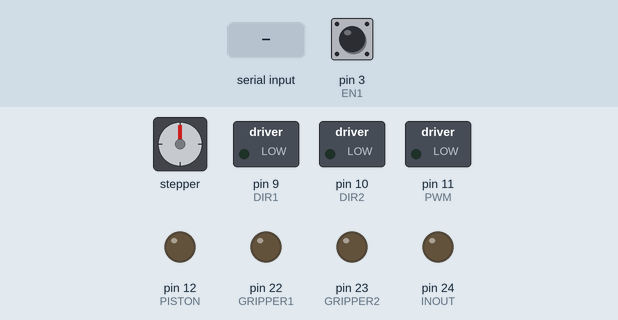
This sketch was run on a simulated Arduino Mega 2560, built with avr-gcc and run on an emulated ATmega2560. Shown: stepper motor, switched loads named in the sketch (green lamp = pin HIGH), output pins drawn as LEDs (lit = HIGH). Wiring (inferred from the names in the program): stepper motor driver (6400 steps per turn assumed): step pin 6; direction pin 5. Inputs (shaded band) come from the test bench; at power-on: pin 3 (EN1) HIGH. Pins used as bus, display or sensor lines are not drawn; what the sketch prints to the serial monitor is not drawn.

Above: at 1.2 s.
1.3 s: "1" received over Serial
At 1.77 s:
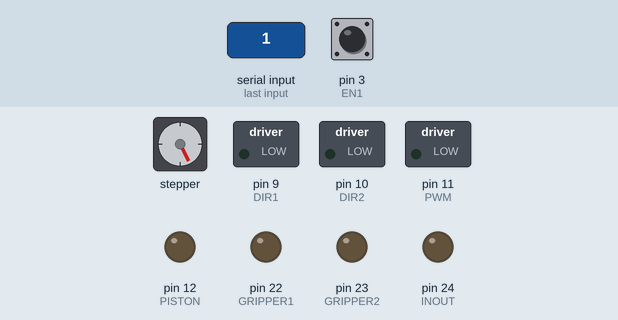
At 4.2 s:
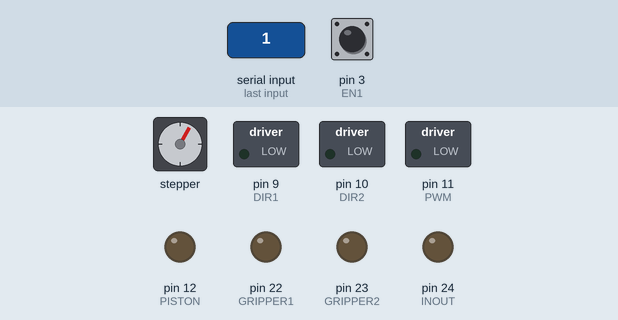
4.3 s: byte 80 ('P') received over Serial
7.3 s: "2" received over Serial
10.3 s: byte 117 ('u') received over Serial
At 12.24 s:
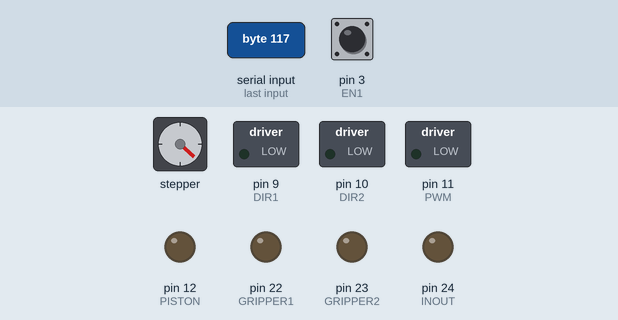
13.3 s: byte 100 ('d') received over Serial
At 13.53 s:
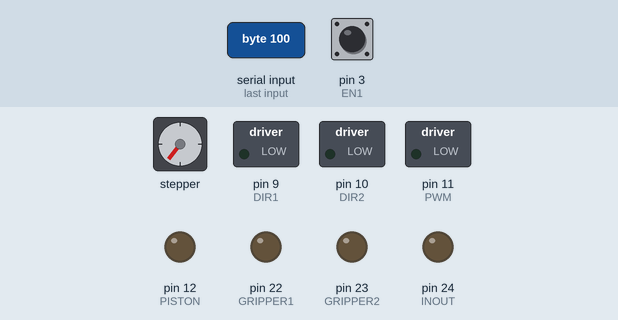
16.3 s: byte 117 ('u') received over Serial
Timing chart, 0 to 44.1 s (numbered marks = the images above; inputs shaded):
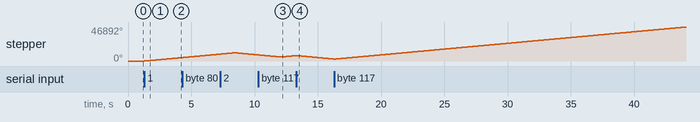

Measured:
- after the input at 1.3 s, stepper: keeps turning clockwise at about 1577°/s, starting at once

The sketch:

mech_r2_stage3.ino
```cpp
//------------------------------------------- Stepper motor pins definition -------------------------------------------------------

#define DIR 5
#define STEP 6
#define SW 2
#define GRIPPER1 22   //PISTONS USED TO OPEN AND CLOSE LAGORI GRIPPERS
#define GRIPPER2 23
#define INOUT 24      // PISTON USED TO OPEN AND CLOSE STACKING MECHANISM

///////// Others ///////////////
#define STEPS_PER_REV 6400
#define DISTANCE_PER_REV 42 //mm

//-------------------------------------------------------- LAGORI DEFINITIONS ----------------------------------------------------------

#define LAGORI1 0x01
#define LAGORI2 0x02
#define LAGORI3 0x03
#define LAGORI4 0x04
#define LAGORI5 0x05
#define PICKPOSI 0x06
#define HOMPOS 0xFF

#define LAGORI1POS 4
#define LAGORI2POS 90
#define LAGORI3POS 280
#define LAGORI4POS 470
#define LAGORI5POS 650
#define PICKPOS    770

//////////OTHERS//////////
int x = 0;
int period = 0;

bool upFlag = 0, downFlag = 0;

byte positionStacking = 0x00;

char data = 0;

//-------------------------------------------- BALL PICKING DEFINITIONS ------------------------------------------

#define DIR1 9
#define DIR2 10
#define PWM 11

#define EN1 3
#define EN2 5

#define KP 5
#define KI 2
#define KD 0

#define PISTON 12      // PISTON USED TO OPEN AND CLOSE BALL PICKING MECHANISM

///////OTHERS////////////////
int prev_error = 0;


int PID(int currentValue, int targetValue);

//char data;
volatile int count = 0;
int vel = 0;

//-------------------------------------------------- VOID SETUP --------------------------------------------------------

void setup() {
  //Serial.begin(115200);
  pinMode(EN1, INPUT_PULLUP);
  pinMode(EN2, INPUT_PULLUP);
  pinMode(DIR1, OUTPUT);
  pinMode(DIR2, OUTPUT);
  pinMode(PWM, OUTPUT);
  pinMode(PISTON, OUTPUT);
  attachInterrupt(digitalPinToInterrupt(EN1), encoder, RISING);
  pinMode(DIR, OUTPUT);
  pinMode(STEP, OUTPUT);
  pinMode(SW, INPUT_PULLUP);
  pinMode(GRIPPER1, OUTPUT);
  pinMode(GRIPPER2, OUTPUT);
  pinMode(INOUT, OUTPUT);
 Serial.begin(115200);
}
int distanceTracker = 0;

//------------------------------------------------- USE THIS ONLY TO CHECK WORKING OF THE MOTOR ... ELSE COMMENT OUT --------------------------------
/*void loop1() {
  if (Serial.available())
  {
    data = Serial.read();
  }
  if (data == '1') {
   moveDistance(10);
  }
  else if (data == '0') {
    for (int i = 0; i < STEPS_PER_REV; i++)
    {
      moveDown(10);
    }
  }
  else if (data == '2')
  {
    //    Serial.println("moving to home");
    while (digitalRead(SW) == HIGH) {
      Serial.print("Not homed");
      moveDistance(-10);
    }
    if (digitalRead(SW) == LOW) {
      Serial.print("homed");
      distanceTracker = 0;
      positionStacking = 0x00;
    }
  }

}*/

//--------------------------------------------- VOID LOOP --------------------------------------------

void loop() {

  if (Serial.available()) {
    data = Serial.read();
  }
  if (data == '1') {
    positionStacking = LAGORI1;
  }
  else if (data == '2') {
    positionStacking = LAGORI2;
  }
  else if (data == '3') {
    positionStacking = LAGORI3;
  }
  else if (data == '4') {
    positionStacking = LAGORI4;
  }
  else if (data == '5') {
    positionStacking = LAGORI5;
  }
  else if (data == '0') {
    positionStacking = 0x80;
  }
  else if (data == '7') {
    openGripper();
  }
  else if (data == '6') {
    closeGripper();
  }
  else if (data == '9') {
    closeMechanism();
  }
  else if (data == '8') {
    openMechanism();
  }
  else if(data == 'u'){
    moveDistance(10);
  }
  else if(data == 'd'){
    moveDistance(-10);
  }
  else if(data == 'P'){
    positionStacking = PICKPOSI;
  }
  Serial.print(distanceTracker);
  Serial.print("\t");
  if (positionStacking == LAGORI2) {
    Serial.print("Moving to Lagori 2");
    Serial.print("\t");
    moveDistance(LAGORI2POS - distanceTracker);
    Serial.print(LAGORI2POS - distanceTracker);
    Serial.print("\t");
    distanceTracker += LAGORI2POS - distanceTracker;
    positionStacking = 0x00;
  }
  else if (positionStacking == LAGORI3) {
    Serial.print("Moving to Lagori 3");
    Serial.print("\t");
    moveDistance(LAGORI3POS - distanceTracker);
    Serial.print(LAGORI3POS - distanceTracker);
    Serial.print("\t");
    distanceTracker += LAGORI3POS - distanceTracker;
    positionStacking = 0x00;
  }
  else if (positionStacking == LAGORI4) {
    Serial.print("Moving to Lagori 4");
    Serial.print("\t");
    moveDistance(LAGORI4POS - distanceTracker);
    Serial.print(LAGORI4POS - distanceTracker);
    Serial.print("\t");
    distanceTracker += LAGORI4POS - distanceTracker;
    positionStacking = 0x00;
  }
  else if (positionStacking == LAGORI5) {
    Serial.print("Moving to Lagori 5");
    Serial.print("\t");
    Serial.print(LAGORI5POS - distanceTracker);
    Serial.print("\t");
    moveDistance(LAGORI5POS - distanceTracker);
    distanceTracker += LAGORI5POS - distanceTracker;
    positionStacking = 0x00;
  }
  else if (positionStacking == LAGORI1) {
    Serial.print("Lagori 1");
    Serial.print("\t");
    moveDistance(LAGORI1POS - distanceTracker);
    distanceTracker = 0;
    positionStacking = 0x00;
  }
  else if (positionStacking == 0x80) {
        Serial.println("moving to home");
    while (digitalRead(SW) == HIGH) {
      Serial.print("Not homed");
      moveDistance(-6);
    }
    if (digitalRead(SW) == LOW) {
      Serial.print("homed");
      distanceTracker = 0;
      positionStacking = 0x00;
    }
  }
  else if (positionStacking == PICKPOSI){
    Serial.println("pickposition");
     Serial.println(LAGORI5POS - distanceTracker);
    moveDistance(PICKPOS - distanceTracker);
    distanceTracker += PICKPOS - distanceTracker;
    positionStacking = 0x00;
  }
  Serial.println();
}

//------------------------------------- FUNCTION DEFINITIONS ------------------------------------------

//------------------------------------- LAGORI FUNCTIONS ------------------------------
bool moveUp(int vel) {
  //  Serial.println("Moving up");
  digitalWrite(DIR, HIGH);
  digitalWrite(STEP, HIGH);
  delayMicroseconds(vel);
  digitalWrite(STEP, LOW);
  delayMicroseconds(vel);
  return true;
}

bool moveDown(int vel) {
  //  Serial.println("Moving down ");
  digitalWrite(DIR, LOW);
  digitalWrite(STEP, HIGH);
  delayMicroseconds(vel);
  digitalWrite(STEP, LOW);
  delayMicroseconds(vel);
  return true;
}

bool moveDistance(long int dist) {
  //  Serial.print(dist);
  //  Serial.print("\t");
  if (dist < 0) {
    dist = -dist;
    long int steps = (STEPS_PER_REV * dist) / DISTANCE_PER_REV;
    //    Serial.println(steps);
    for (int i = 1; i <= steps; i++) {
      moveDown(10);
    }
  }
  else {
    long int steps = (STEPS_PER_REV * dist) / DISTANCE_PER_REV;
    //    Serial.println(steps);
    for (int i = 1; i <= steps; i++) {
      moveUp(10);
    }
  }
}

void closeGripper() {
  Serial.println("Closing Gripper");
  digitalWrite(GRIPPER1, HIGH);
  digitalWrite(GRIPPER2, LOW);
}

void openGripper() {
  Serial.println("Opening Gripper");
  digitalWrite(GRIPPER1, LOW);
  digitalWrite(GRIPPER2, HIGH);
}

void closeMechanism() {
  digitalWrite(INOUT, HIGH);
}

void openMechanism() {
  digitalWrite(INOUT, LOW);
}

//------------------------------------- BALL PICKING FUNCTIONS ---------------------------------------

void drive(int vel) {
  if (vel > 0) {
    moveUpRack(vel);
  }
  else if (vel < 0) {
    vel = -vel;
    moveDownRack(vel);
  }
  else {
    moveUpRack(0);
  }
}

void moveUpRack(int vel) {
  digitalWrite(DIR1, HIGH);
  digitalWrite(DIR2, LOW);
  analogWrite(PWM, vel);
}

void moveDownRack(int vel) {
  digitalWrite(DIR1, LOW);
  digitalWrite(DIR2, HIGH);
  analogWrite(PWM, vel);
}

void encoder() {
  if (digitalRead(EN2)) {
    count++;
  }
  else {
    count--;
  }
}


int PID(int currentValue, int targetValue) {
  int error = targetValue - currentValue;

  int prop_error = error;
  int integral_error = error + prev_error;
  int diff_error = error - prev_error;

  prev_error = error;
  return (KP * prop_error) + (KI * integral_error) + (KD * diff_error);
}
```
